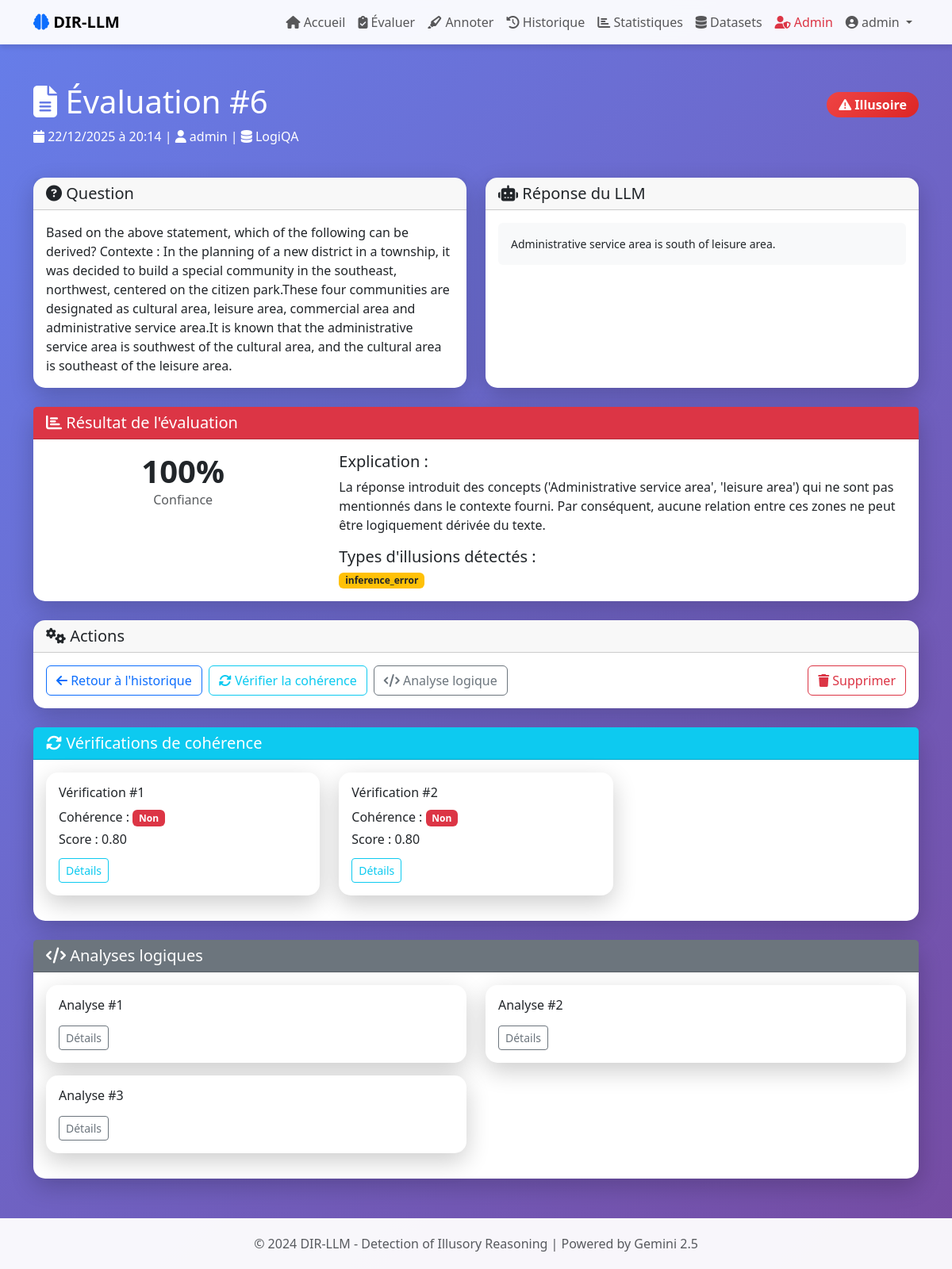
Page /evaluation/6 (signed in) on the committed database.
### models/user.py (models this page shows, shortened)
class User(UserMixin, db.Model):
    id = db.Column(db.Integer, primary_key=True)
    username = db.Column(db.String(80), unique=True, nullable=False)
    email = db.Column(db.String(120), unique=True, nullable=False)
    password_hash = db.Column(db.String(200), nullable=False)
    created_at = db.Column(db.DateTime, default=datetime.utcnow)
    is_admin = db.Column(db.Boolean, default=False)
    evaluations = db.relationship('Evaluation', backref='user', lazy=True, cascade='all, delete-orphan')
    annotations = db.relationship('HumanAnnotation', backref='annotator', lazy=True)

### models/evaluation.py (models this page shows, shortened)
class Evaluation(db.Model):
    id = db.Column(db.Integer, primary_key=True)
    user_id = db.Column(db.Integer, db.ForeignKey('user.id'), nullable=False)
    question = db.Column(db.Text, nullable=False)
    llm_response = db.Column(db.Text, nullable=False)
    expected_answer = db.Column(db.String(500))
    dataset_name = db.Column(db.String(100))
    is_illusory = db.Column(db.Boolean, default=False)
    illusion_types = db.Column(db.Text)
    explanation = db.Column(db.Text)
    confidence = db.Column(db.Float)
    created_at = db.Column(db.DateTime, default=datetime.utcnow)
    judge_model = db.Column(db.String(50), default='gemini-2.5-flash')
    consistency_checks = db.relationship('ConsistencyCheck', backref='evaluation', lazy=True)
    logical_analyses = db.relationship('LogicalAnalysis', backref='evaluation', lazy=True)
    human_annotations = db.relationship('HumanAnnotation', backref='evaluation', lazy=True)
    def get_illusion_types(self):
        if self.illusion_types:
            return json.loads(self.illusion_types)
        return []

### models/analysis.py (models this page shows)
class ConsistencyCheck(db.Model):
    id = db.Column(db.Integer, primary_key=True)
    evaluation_id = db.Column(db.Integer, db.ForeignKey('evaluation.id'), nullable=False)
    num_samples = db.Column(db.Integer, default=5)
    responses = db.Column(db.Text)
    final_answers = db.Column(db.Text)
    is_consistent = db.Column(db.Boolean)
    inconsistency_score = db.Column(db.Float)
    divergent_steps = db.Column(db.Text)
    created_at = db.Column(db.DateTime, default=datetime.utcnow)

class LogicalAnalysis(db.Model):
    id = db.Column(db.Integer, primary_key=True)
    evaluation_id = db.Column(db.Integer, db.ForeignKey('evaluation.id'), nullable=False)
    has_contradiction = db.Column(db.Boolean, default=False)
    has_circular_reasoning = db.Column(db.Boolean, default=False)
    has_invalid_quantifier = db.Column(db.Boolean, default=False)
    contradictions_found = db.Column(db.Text)
    circular_patterns = db.Column(db.Text)
    logical_errors = db.Column(db.Text)
    created_at = db.Column(db.DateTime, default=datetime.utcnow)

### routes/main.py (the view)
@main_bp.route('/evaluation/<int:eval_id>')
@login_required
def evaluation_detail(eval_id):
    evaluation = Evaluation.query.get_or_404(eval_id)
    if evaluation.user_id != current_user.id and not current_user.is_admin:
        flash('Accès non autorisé', 'danger')
        return redirect(url_for('main.dashboard'))
    return render_template('evaluation_detail.html', evaluation=evaluation)

### app.py (called while the page is built)
def create_app():
    app = Flask(__name__)
    app.config.from_object(Config)
    db.init_app(app)
    login_manager = LoginManager()
    login_manager.init_app(app)
    login_manager.login_view = 'auth.login'
    @login_manager.user_loader
    def load_user(user_id):
        return User.query.get(int(user_id))
    init_routes(app)
    with app.app_context():
        init_db_complete()
    return app

### templates/evaluation_detail.html (shortened to what this page needs)
{% extends "base.html" %}
{% block content %}
<div class="row mb-4">
    <div class="col-12">
        <div class="d-flex justify-content-between align-items-center">
            <h1 class="text-white">
                <i class="fas fa-file-alt"></i> Évaluation #{{ evaluation.id }}
            </h1>
            <div>
                <span class="badge {% if evaluation.is_illusory %}badge-illusion{% else %}badge-valid{% endif %} fs-6">
                    {% if evaluation.is_illusory %}
                        <i class="fas fa-exclamation-triangle"></i> Illusoire
                    {% else %}
                        <i class="fas fa-check-circle"></i> Valide
                    {% endif %}
                </span>
            </div>
        </div>
        <p class="text-white">
            <i class="fas fa-calendar"></i> {{ evaluation.created_at.strftime('%d/%m/%Y à %H:%M') }}
            | <i class="fas fa-user"></i> {{ evaluation.user.username }}
            {% if evaluation.dataset_name %}
            | <i class="fas fa-database"></i> {{ evaluation.dataset_name }}
            {% endif %}
        </p>
    </div>
</div>
<div class="row">
    <div class="col-lg-6 mb-4">
        <div class="card h-100">
            <div class="card-header">
                <h5 class="mb-0"><i class="fas fa-question-circle"></i> Question</h5>
            </div>
            <div class="card-body">
                <p class="card-text">{{ evaluation.question }}</p>
            </div>
        </div>
    </div>
    <div class="col-lg-6 mb-4">
        <div class="card h-100">
            <div class="card-header">
                <h5 class="mb-0"><i class="fas fa-robot"></i> Réponse du LLM</h5>
            </div>
            <div class="card-body">
                <pre class="bg-light p-3 rounded" style="white-space: pre-wrap; font-family: inherit;">{{ evaluation.llm_response }}</pre>
            </div>
        </div>
    </div>
</div>
<div class="row mb-4">
    <div class="col-12">
        <div class="card">
            <div class="card-header {% if evaluation.is_illusory %}bg-danger text-white{% else %}bg-success text-white{% endif %}">
                <h5 class="mb-0"><i class="fas fa-chart-bar"></i> Résultat de l'évaluation</h5>
            </div>
            <div class="card-body">
                <div class="row">
                    <div class="col-md-4 text-center">
                        <div class="display-6 fw-bold">
                            {{ "%.0f"|format(evaluation.confidence * 100) }}%
                        </div>
                        <p class="text-muted">Confiance</p>
                    </div>
                    <div class="col-md-8">
                        <h5>Explication :</h5>
                        <p>{{ evaluation.explanation }}</p>
                        {% if evaluation.is_illusory and evaluation.get_illusion_types() %}
                        <h5>Types d'illusions détectés :</h5>
                        <div class="d-flex flex-wrap gap-2">
                            {% for illusion_type in evaluation.get_illusion_types() %}
                            <span class="badge bg-warning text-dark">{{ illusion_type }}</span>
                            {% endfor %}
                        </div>
                        {% endif %}
                    </div>
                </div>
            </div>
        </div>
    </div>
</div>
<div class="row">
    <div class="col-12">
        <div class="card">
            <div class="card-header">
                <h5 class="mb-0"><i class="fas fa-cogs"></i> Actions</h5>
            </div>
            <div class="card-body">
                <div class="d-flex flex-wrap gap-2">
                    <a href="{{ url_for('main.history') }}" class="btn btn-outline-primary">
                        <i class="fas fa-arrow-left"></i> Retour à l'historique
                    </a>
                    {% if current_user.is_admin %}
                    <form action="{{ url_for('consistency.check_consistency', eval_id=evaluation.id) }}"
                          method="POST" class="d-inline">
                        <button type="submit" class="btn btn-outline-info">
                            <i class="fas fa-sync-alt"></i> Vérifier la cohérence
                        </button>
                    </form>
                    <form action="{{ url_for('logical.analyze_logical', eval_id=evaluation.id) }}"
                          method="POST" class="d-inline">
                        <button type="submit" class="btn btn-outline-secondary">
                            <i class="fas fa-code"></i> Analyse logique
                        </button>
                    </form>
                    {% endif %}
                    <form action="{{ url_for('main.delete_evaluation', eval_id=evaluation.id) }}"
                          method="POST" class="d-inline ms-auto"
                          onsubmit="return confirm('Supprimer cette évaluation ?');">
                        <button type="submit" class="btn btn-outline-danger">
                            <i class="fas fa-trash"></i> Supprimer
                        </button>
                    </form>
                </div>
            </div>
        </div>
    </div>
</div>
{% if evaluation.consistency_checks %}
<div class="row mt-4">
    <div class="col-12">
        <div class="card">
            <div class="card-header bg-info text-white">
                <h5 class="mb-0"><i class="fas fa-sync-alt"></i> Vérifications de cohérence</h5>
            </div>
            <div class="card-body">
                <div class="row">
                    {% for check in evaluation.consistency_checks %}
                    <div class="col-md-4 mb-3">
                        <div class="card">
                            <div class="card-body">
                                <h6>Vérification #{{ check.id }}</h6>
                                <p class="mb-1">
                                    Cohérence :
                                    {% if check.is_consistent %}
                                    <span class="badge bg-success">Oui</span>
                                    {% else %}
                                    <span class="badge bg-danger">Non</span>
                                    {% endif %}
                                </p>
                                <p class="mb-1">Score : {{ "%.2f"|format(check.inconsistency_score) }}</p>
                                <a href="{{ url_for('consistency.view_consistency', consistency_id=check.id) }}"
                                   class="btn btn-sm btn-outline-info mt-2">Détails</a>
                            </div>
                        </div>
                    </div>
                    {% endfor %}
                </div>
            </div>
        </div>
    </div>
</div>
{% endif %}
{% if evaluation.logical_analyses %}
<div class="row mt-4">
    <div class="col-12">
        <div class="card">
            <div class="card-header bg-secondary text-white">
                <h5 class="mb-0"><i class="fas fa-code"></i> Analyses logiques</h5>
            </div>
            <div class="card-body">
                <div class="row">
                    {% for analysis in evaluation.logical_analyses %}
                    <div class="col-md-6 mb-3">
                        <div class="card">
                            <div class="card-body">
                                <h6>Analyse #{{ analysis.id }}</h6>
                                <a href="{{ url_for('logical.view_logical_analysis', analysis_id=analysis.id) }}"
                                   class="btn btn-sm btn-outline-secondary">Détails</a>
                            </div>
                        </div>
                    </div>
                    {% endfor %}
                </div>
            </div>
        </div>
    </div>
</div>
{% endif %}
{% endblock %}

### templates/base.html (shortened to what this page needs)
<!DOCTYPE html>
<html lang="fr">
<head>
    <link href="https://cdn.jsdelivr.net/npm/bootstrap@5.3.0/dist/css/bootstrap.min.css" rel="stylesheet">
    <link rel="stylesheet" href="https://cdnjs.cloudflare.com/ajax/libs/font-awesome/6.4.0/css/all.min.css">
</head>
<body>
    <nav class="navbar navbar-expand-lg navbar-light">
        <div class="container">
            <a class="navbar-brand fw-bold" href="{{ url_for('auth.index') }}">
                <i class="fas fa-brain text-primary"></i> DIR-LLM
            </a>
            <div class="collapse navbar-collapse" id="navbarNav">
                <ul class="navbar-nav ms-auto">
                    {% if current_user.is_authenticated %}
                        <li class="nav-item">
                            <a class="nav-link" href="{{ url_for('main.dashboard') }}">
                                <i class="fas fa-home"></i> Accueil
                            </a>
                        </li>
                        <li class="nav-item">
                            <a class="nav-link" href="{{ url_for('main.evaluate') }}">
                                <i class="fas fa-clipboard-check"></i> Évaluer
                            </a>
                        </li>
                        <li class="nav-item">
                            <a class="nav-link" href="{{ url_for('annotations.annotate_list') }}">
                                <i class="fas fa-highlighter"></i> Annoter
                            </a>
                        </li>
                        <li class="nav-item">
                            <a class="nav-link" href="{{ url_for('main.history') }}">
                                <i class="fas fa-history"></i> Historique
                            </a>
                        </li>
                        <li class="nav-item">
                            <a class="nav-link" href="{{ url_for('main.statistics') }}">
                                <i class="fas fa-chart-bar"></i> Statistiques
                            </a>
                        </li>
                        <li class="nav-item">
                            <a class="nav-link" href="{{ url_for('datasets.view_datasets') }}">
                                <i class="fas fa-database"></i> Datasets
                            </a>
                        </li>
                        {% if current_user.is_admin %}
                        <li class="nav-item">
                            <a class="nav-link text-danger" href="{{ url_for('admin.admin_panel') }}">
                                <i class="fas fa-user-shield"></i> Admin
                            </a>
                        </li>
                        {% endif %}
                        <li class="nav-item dropdown">
                            <a class="nav-link dropdown-toggle" href="#" id="navbarDropdown" role="button" data-bs-toggle="dropdown">
                                <i class="fas fa-user-circle"></i> {{ current_user.username }}
                            </a>
                        </li>
                    {% endif %}
                </ul>
            </div>
        </div>
    </nav>
    <main class="container my-5">
        {% block content %}{% endblock %}
    </main>
    <footer class="footer text-center">
        <div class="container">
            <p class="mb-0 text-muted">
                &copy; 2024 DIR-LLM - Detection of Illusory Reasoning | Powered by Gemini 2.5
            </p>
        </div>
    </footer>
</body>
</html>

### templates/base.html (style rules this page uses)
:root { --primary: #6366f1; --secondary: #8b5cf6; --success: #10b981; --danger: #ef4444; --warning: #f59e0b; --dark: #1f2937; }
body { font-family: 'Segoe UI', Tahoma, Geneva, Verdana, sans-serif; background: linear-gradient(135deg, #667eea 0%, #764ba2 100%); min-height: 100vh; }
.navbar { background: rgba(255, 255, 255, 0.95) !important; backdrop-filter: blur(10px); box-shadow: 0 4px 6px rgba(0, 0, 0, 0.1); }
.card { border: none; border-radius: 15px; box-shadow: 0 10px 30px rgba(0, 0, 0, 0.2); transition: transform 0.3s ease; }
.badge-illusion { background: linear-gradient(135deg, #ef4444, #dc2626); padding: 8px 15px; border-radius: 20px; }
.footer { background: rgba(255, 255, 255, 0.95); padding: 20px 0; margin-top: 50px; }

### rows in the picture
User: username "admin", user.username "admin"
Evaluation: id "6", created_at "22/12/2025 à 20:14", dataset_name "LogiQA", question "Based on the above statement, which of the following can be derived? Contexte : In the planning of a new district in a township, it was decided to build a special community in the southeast, northwest, centered on the citizen park.These four communities are designated as cultural area, leisure area, commercial area and administrative service area.It is known that the administrative service area is southwest of the cultural area, and the cultural area is southeast of the leisure area.", llm_response "Administrative service area is south of leisure area.", evaluation.confidence*100 "100", explanation "La réponse introduit des concepts ('Administrative service area', 'leisure area') qui ne sont pas mentionnés dans le contexte fourni. Par conséquent, aucune relation entre ces zones ne peut être logiquement dérivée du texte."
ConsistencyCheck: id "1", is_consistent "Non", inconsistency_score "0.80"
ConsistencyCheck: id "2", is_consistent "Non", inconsistency_score "0.80"
LogicalAnalysis: id "1"
LogicalAnalysis: id "2"
LogicalAnalysis: id "3"

### other values in the picture
{{ illusion_type }} "inference_error"
